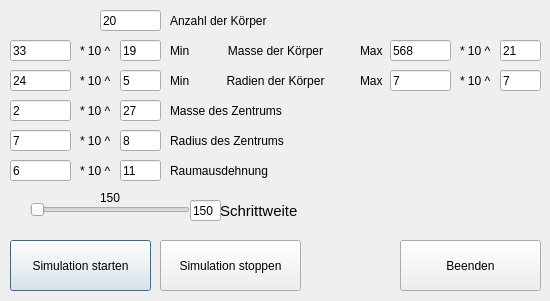
<?xml version="1.0" encoding="UTF-8"?>
<ui version="4.0">
 <class>Dialog</class>
 <widget class="QDialog" name="Dialog">
  <property name="geometry">
   <rect>
    <x>0</x>
    <y>0</y>
    <width>550</width>
    <height>301</height>
   </rect>
  </property>
  <property name="windowTitle">
   <string>Sonnensystemsimulator 2017</string>
  </property>
  <widget class="QPushButton" name="startSimulation">
   <property name="geometry">
    <rect>
     <x>10</x>
     <y>240</y>
     <width>141</width>
     <height>51</height>
    </rect>
   </property>
   <property name="text">
    <string>Simulation starten</string>
   </property>
  </widget>
  <widget class="QPushButton" name="stopSimulation">
   <property name="geometry">
    <rect>
     <x>160</x>
     <y>240</y>
     <width>141</width>
     <height>51</height>
    </rect>
   </property>
   <property name="text">
    <string>Simulation stoppen</string>
   </property>
  </widget>
  <widget class="QPushButton" name="exitProgramm">
   <property name="geometry">
    <rect>
     <x>400</x>
     <y>240</y>
     <width>141</width>
     <height>51</height>
    </rect>
   </property>
   <property name="text">
    <string>Beenden</string>
   </property>
  </widget>
  <widget class="QLineEdit" name="bodyCount">
   <property name="geometry">
    <rect>
     <x>100</x>
     <y>10</y>
     <width>61</width>
     <height>21</height>
    </rect>
   </property>
   <property name="text">
    <string>20</string>
   </property>
  </widget>
  <widget class="QLineEdit" name="minMass">
   <property name="geometry">
    <rect>
     <x>10</x>
     <y>40</y>
     <width>61</width>
     <height>21</height>
    </rect>
   </property>
   <property name="text">
    <string>33</string>
   </property>
  </widget>
  <widget class="QLabel" name="label">
   <property name="geometry">
    <rect>
     <x>170</x>
     <y>10</y>
     <width>131</width>
     <height>21</height>
    </rect>
   </property>
   <property name="text">
    <string>Anzahl der Körper</string>
   </property>
  </widget>
  <widget class="QLabel" name="label_2">
   <property name="geometry">
    <rect>
     <x>170</x>
     <y>40</y>
     <width>31</width>
     <height>21</height>
    </rect>
   </property>
   <property name="text">
    <string>Min</string>
   </property>
  </widget>
  <widget class="QLabel" name="label_3">
   <property name="geometry">
    <rect>
     <x>170</x>
     <y>160</y>
     <width>131</width>
     <height>21</height>
    </rect>
   </property>
   <property name="text">
    <string>Raumausdehnung</string>
   </property>
  </widget>
  <widget class="QLabel" name="label_4">
   <property name="geometry">
    <rect>
     <x>170</x>
     <y>70</y>
     <width>31</width>
     <height>21</height>
    </rect>
   </property>
   <property name="text">
    <string>Min</string>
   </property>
  </widget>
  <widget class="QLabel" name="label_5">
   <property name="geometry">
    <rect>
     <x>170</x>
     <y>100</y>
     <width>141</width>
     <height>21</height>
    </rect>
   </property>
   <property name="text">
    <string>Masse des Zentrums</string>
   </property>
  </widget>
  <widget class="QLabel" name="label_6">
   <property name="geometry">
    <rect>
     <x>170</x>
     <y>130</y>
     <width>141</width>
     <height>21</height>
    </rect>
   </property>
   <property name="text">
    <string>Radius des Zentrums</string>
   </property>
  </widget>
  <widget class="QLabel" name="label_7">
   <property name="geometry">
    <rect>
     <x>360</x>
     <y>70</y>
     <width>31</width>
     <height>21</height>
    </rect>
   </property>
   <property name="text">
    <string>Max</string>
   </property>
  </widget>
  <widget class="QLabel" name="label_8">
   <property name="geometry">
    <rect>
     <x>360</x>
     <y>40</y>
     <width>31</width>
     <height>21</height>
    </rect>
   </property>
   <property name="text">
    <string>Max</string>
   </property>
  </widget>
  <widget class="QLabel" name="label_9">
   <property name="geometry">
    <rect>
     <x>200</x>
     <y>40</y>
     <width>151</width>
     <height>21</height>
    </rect>
   </property>
   <property name="layoutDirection">
    <enum>Qt::LeftToRight</enum>
   </property>
   <property name="text">
    <string>Masse der Körper</string>
   </property>
   <property name="alignment">
    <set>Qt::AlignCenter</set>
   </property>
  </widget>
  <widget class="QLabel" name="label_10">
   <property name="geometry">
    <rect>
     <x>200</x>
     <y>70</y>
     <width>151</width>
     <height>21</height>
    </rect>
   </property>
   <property name="layoutDirection">
    <enum>Qt::LeftToRight</enum>
   </property>
   <property name="text">
    <string>Radien der Körper</string>
   </property>
   <property name="alignment">
    <set>Qt::AlignCenter</set>
   </property>
  </widget>
  <widget class="QLineEdit" name="stepScale">
   <property name="geometry">
    <rect>
     <x>190</x>
     <y>200</y>
     <width>31</width>
     <height>21</height>
    </rect>
   </property>
   <property name="toolTip">
    <string>maximal Wert des Schiebereglers</string>
   </property>
   <property name="text">
    <string>150</string>
   </property>
  </widget>
  <widget class="QLabel" name="label_11">
   <property name="geometry">
    <rect>
     <x>220</x>
     <y>190</y>
     <width>141</width>
     <height>41</height>
    </rect>
   </property>
   <property name="font">
    <font>
     <pointsize>11</pointsize>
    </font>
   </property>
   <property name="text">
    <string>Schrittweite</string>
   </property>
  </widget>
  <widget class="QLabel" name="label_12">
   <property name="geometry">
    <rect>
     <x>80</x>
     <y>40</y>
     <width>41</width>
     <height>21</height>
    </rect>
   </property>
   <property name="text">
    <string>* 10 ^</string>
   </property>
  </widget>
  <widget class="QLineEdit" name="minMassPot">
   <property name="geometry">
    <rect>
     <x>120</x>
     <y>40</y>
     <width>41</width>
     <height>21</height>
    </rect>
   </property>
   <property name="text">
    <string>19</string>
   </property>
  </widget>
  <widget class="QLineEdit" name="minRadPot">
   <property name="geometry">
    <rect>
     <x>120</x>
     <y>70</y>
     <width>41</width>
     <height>21</height>
    </rect>
   </property>
   <property name="text">
    <string>5</string>
   </property>
  </widget>
  <widget class="QLabel" name="label_13">
   <property name="geometry">
    <rect>
     <x>80</x>
     <y>70</y>
     <width>41</width>
     <height>21</height>
    </rect>
   </property>
   <property name="text">
    <string>* 10 ^</string>
   </property>
  </widget>
  <widget class="QLineEdit" name="minRad">
   <property name="geometry">
    <rect>
     <x>10</x>
     <y>70</y>
     <width>61</width>
     <height>21</height>
    </rect>
   </property>
   <property name="text">
    <string>24</string>
   </property>
  </widget>
  <widget class="QLineEdit" name="centerMassPot">
   <property name="geometry">
    <rect>
     <x>120</x>
     <y>100</y>
     <width>41</width>
     <height>21</height>
    </rect>
   </property>
   <property name="text">
    <string>27</string>
   </property>
  </widget>
  <widget class="QLabel" name="label_14">
   <property name="geometry">
    <rect>
     <x>80</x>
     <y>100</y>
     <width>41</width>
     <height>21</height>
    </rect>
   </property>
   <property name="text">
    <string>* 10 ^</string>
   </property>
  </widget>
  <widget class="QLineEdit" name="centerMass">
   <property name="geometry">
    <rect>
     <x>10</x>
     <y>100</y>
     <width>61</width>
     <height>21</height>
    </rect>
   </property>
   <property name="text">
    <string>2</string>
   </property>
   <property name="placeholderText">
    <string/>
   </property>
  </widget>
  <widget class="QLineEdit" name="centerRadPot">
   <property name="geometry">
    <rect>
     <x>120</x>
     <y>130</y>
     <width>41</width>
     <height>21</height>
    </rect>
   </property>
   <property name="text">
    <string>8</string>
   </property>
  </widget>
  <widget class="QLabel" name="label_15">
   <property name="geometry">
    <rect>
     <x>80</x>
     <y>130</y>
     <width>41</width>
     <height>21</height>
    </rect>
   </property>
   <property name="text">
    <string>* 10 ^</string>
   </property>
  </widget>
  <widget class="QLineEdit" name="centerRad">
   <property name="geometry">
    <rect>
     <x>10</x>
     <y>130</y>
     <width>61</width>
     <height>21</height>
    </rect>
   </property>
   <property name="text">
    <string>7</string>
   </property>
  </widget>
  <widget class="QLineEdit" name="scalePot">
   <property name="geometry">
    <rect>
     <x>120</x>
     <y>160</y>
     <width>41</width>
     <height>21</height>
    </rect>
   </property>
   <property name="text">
    <string>11</string>
   </property>
  </widget>
  <widget class="QLabel" name="label_16">
   <property name="geometry">
    <rect>
     <x>80</x>
     <y>160</y>
     <width>41</width>
     <height>21</height>
    </rect>
   </property>
   <property name="text">
    <string>* 10 ^</string>
   </property>
  </widget>
  <widget class="QLineEdit" name="scale">
   <property name="geometry">
    <rect>
     <x>10</x>
     <y>160</y>
     <width>61</width>
     <height>21</height>
    </rect>
   </property>
   <property name="text">
    <string>6</string>
   </property>
  </widget>
  <widget class="QLineEdit" name="maxRad">
   <property name="geometry">
    <rect>
     <x>390</x>
     <y>70</y>
     <width>61</width>
     <height>21</height>
    </rect>
   </property>
   <property name="text">
    <string>7</string>
   </property>
  </widget>
  <widget class="QLineEdit" name="maxRadPot">
   <property name="geometry">
    <rect>
     <x>500</x>
     <y>70</y>
     <width>41</width>
     <height>21</height>
    </rect>
   </property>
   <property name="text">
    <string>7</string>
   </property>
  </widget>
  <widget class="QLineEdit" name="maxMassPot">
   <property name="geometry">
    <rect>
     <x>500</x>
     <y>40</y>
     <width>41</width>
     <height>21</height>
    </rect>
   </property>
   <property name="text">
    <string>21</string>
   </property>
  </widget>
  <widget class="QLineEdit" name="maxMass">
   <property name="geometry">
    <rect>
     <x>390</x>
     <y>40</y>
     <width>61</width>
     <height>21</height>
    </rect>
   </property>
   <property name="text">
    <string>568</string>
   </property>
  </widget>
  <widget class="QLabel" name="label_17">
   <property name="geometry">
    <rect>
     <x>460</x>
     <y>40</y>
     <width>41</width>
     <height>21</height>
    </rect>
   </property>
   <property name="text">
    <string>* 10 ^</string>
   </property>
  </widget>
  <widget class="QLabel" name="label_18">
   <property name="geometry">
    <rect>
     <x>460</x>
     <y>70</y>
     <width>41</width>
     <height>21</height>
    </rect>
   </property>
   <property name="text">
    <string>* 10 ^</string>
   </property>
  </widget>
  <widget class="QLabel" name="slider_label">
   <property name="geometry">
    <rect>
     <x>100</x>
     <y>190</y>
     <width>21</width>
     <height>16</height>
    </rect>
   </property>
   <property name="text">
    <string>150</string>
   </property>
  </widget>
  <widget class="QSlider" name="slider">
   <property name="geometry">
    <rect>
     <x>30</x>
     <y>200</y>
     <width>160</width>
     <height>19</height>
    </rect>
   </property>
   <property name="orientation">
    <enum>Qt::Horizontal</enum>
   </property>
  </widget>
 </widget>
 <resources/>
 <connections/>
</ui>
